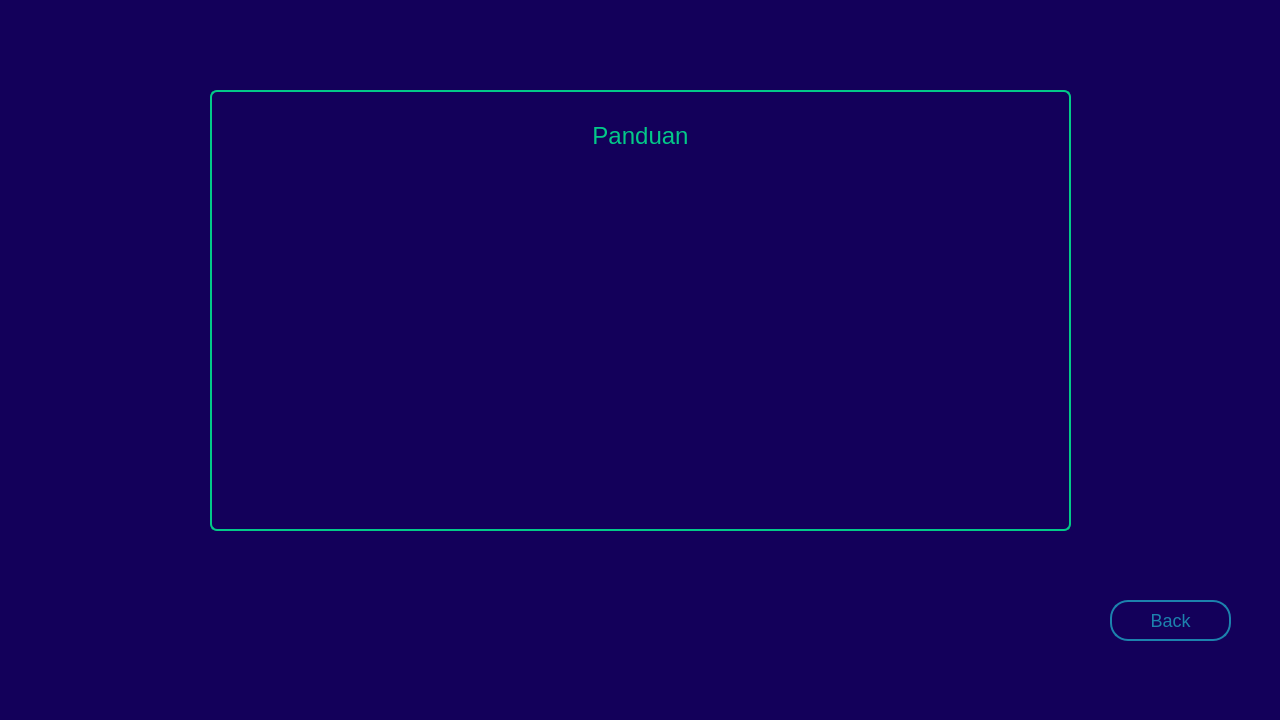
<?xml version="1.0" encoding="UTF-8"?>
<ui version="4.0">
 <class>MainWindow</class>
 <widget class="QMainWindow" name="MainWindow">
  <property name="geometry">
   <rect>
    <x>0</x>
    <y>0</y>
    <width>1280</width>
    <height>720</height>
   </rect>
  </property>
  <property name="windowTitle">
   <string>MainWindow</string>
  </property>
  <property name="styleSheet">
   <string notr="true">background-color: #13005A;</string>
  </property>
  <widget class="QWidget" name="centralwidget">
   <widget class="QTextEdit" name="textEdit">
    <property name="geometry">
     <rect>
      <x>210</x>
      <y>90</y>
      <width>861</width>
      <height>441</height>
     </rect>
    </property>
    <property name="styleSheet">
     <string notr="true">background-color: #13005A;
color: #03C988;
border: 2px solid #03C988;
border-radius: 7%;</string>
    </property>
    <property name="html">
     <string>&lt;!DOCTYPE HTML PUBLIC &quot;-//W3C//DTD HTML 4.0//EN&quot; &quot;http://www.w3.org/TR/REC-html40/strict.dtd&quot;&gt;
&lt;html&gt;&lt;head&gt;&lt;meta name=&quot;qrichtext&quot; content=&quot;1&quot; /&gt;&lt;style type=&quot;text/css&quot;&gt;
p, li { white-space: pre-wrap; }
&lt;/style&gt;&lt;/head&gt;&lt;body style=&quot; font-family:'MS Shell Dlg 2'; font-size:7.8pt; font-weight:400; font-style:normal;&quot;&gt;
&lt;p align=&quot;center&quot; style=&quot;-qt-paragraph-type:empty; margin-top:0px; margin-bottom:0px; margin-left:0px; margin-right:0px; -qt-block-indent:0; text-indent:0px;&quot;&gt;&lt;br /&gt;&lt;/p&gt;
&lt;p align=&quot;center&quot; style=&quot;-qt-paragraph-type:empty; margin-top:0px; margin-bottom:0px; margin-left:0px; margin-right:0px; -qt-block-indent:0; text-indent:0px;&quot;&gt;&lt;br /&gt;&lt;/p&gt;
&lt;p align=&quot;center&quot; style=&quot; margin-top:0px; margin-bottom:0px; margin-left:0px; margin-right:0px; -qt-block-indent:0; text-indent:0px;&quot;&gt;&lt;span style=&quot; font-size:18pt;&quot;&gt;Panduan&lt;/span&gt;&lt;/p&gt;
&lt;p style=&quot;-qt-paragraph-type:empty; margin-top:0px; margin-bottom:0px; margin-left:0px; margin-right:0px; -qt-block-indent:0; text-indent:0px; font-size:14pt;&quot;&gt;&lt;br /&gt;&lt;/p&gt;&lt;/body&gt;&lt;/html&gt;</string>
    </property>
   </widget>
   <widget class="QPushButton" name="backButton">
    <property name="geometry">
     <rect>
      <x>1110</x>
      <y>600</y>
      <width>121</width>
      <height>41</height>
     </rect>
    </property>
    <property name="styleSheet">
     <string notr="true">background-color: #13005A;
color: #1C82AD;
border: 2px solid #1C82AD;
font-size: 18px;
border-radius: 18%;</string>
    </property>
    <property name="text">
     <string>Back</string>
    </property>
   </widget>
  </widget>
  <widget class="QMenuBar" name="menubar">
   <property name="geometry">
    <rect>
     <x>0</x>
     <y>0</y>
     <width>1280</width>
     <height>26</height>
    </rect>
   </property>
  </widget>
  <widget class="QStatusBar" name="statusbar"/>
 </widget>
 <resources/>
 <connections/>
</ui>
